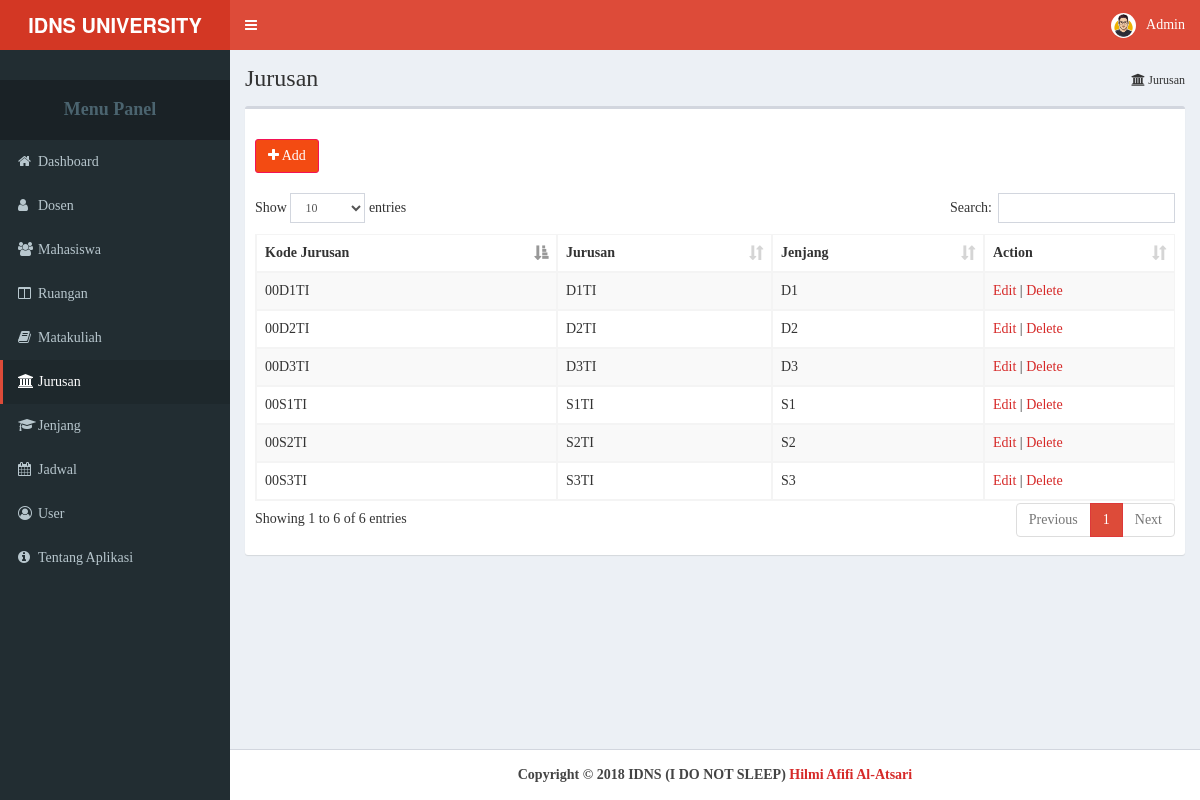
The app's page /assets/users/admin/jurusan.php (signed in) with its own data.
### tables this page shows
CREATE TABLE `jurusan` (
  `Kode_Jurusan` varchar(50) NOT NULL,
  `Nama_Jurusan` varchar(50) NOT NULL,
  `Kode_Jenjang_Jrs` varchar(50) NOT NULL
);

CREATE TABLE `jenjang` (
  `Kode_Jenjang` varchar(50) NOT NULL,
  `Nama_Jenjang` varchar(50) NOT NULL
);

### assets/users/admin/jurusan.php (the view, shortened to what this page needs)
<?php
include "../../control/connect.php";
?>
<!DOCTYPE html>
<html>
<head>
<?php
		include "bundle_css.php";
	?>
</head>
<body class="hold-transition skin-red sidebar-mini">
<div class=wrapper>
<?php
        include 'content_header.php';
       ?>
<aside class=main-sidebar>
<section class=sidebar>
<div class=user-panel>
</div>
<ul class=sidebar-menu>
<li class=header><h4><b><center>Menu Panel</center></b></h4></li>
<li><a href=index.php><i class="fa fa-home"></i><span>Dashboard</span></a></li>
<li><a href=dosen.php><i class="fa fa-user"></i><span>Dosen</span></a></li>
<li><a href=mahasiswa.php><i class="fa fa-users"></i><span>Mahasiswa</span></a></li>
<li><a href=ruangan.php><i class="fa fa-columns"></i><span>Ruangan</span></a></li>
<li><a href=matakuliah.php><i class="fa fa-book"></i><span>Matakuliah</span></a></li>
<li class=active><a href=jurusan.php><i class="fa fa-university"></i><span>Jurusan</span></a></li>
<li><a href=jenjang.php><i class="fa fa-graduation-cap"></i><span>Jenjang</span></a></li>
<li><a href=jadwal.php><i class="fa fa-calendar"></i><span>Jadwal</span></a></li>
<li><a href=user.php><i class="fa fa-user-circle-o"></i><span>User</span></a></li>
<li><a href=about.php><i class="fa fa-info-circle"></i><span>Tentang Aplikasi</span></a></li>
</ul>
</section>
</aside>
<div class=content-wrapper>
<section class=content-header>
<h1>
Jurusan
</h1>
<ol class=breadcrumb>
<li><i class="fa fa-university"></i> Jurusan</li>
</ol>
</section>
<section class=content>
<div class=row>
<div class=col-xs-12>
<div class=box>
<div class=box-header>
</div>
<div class=box-body>
<a href=#><button class="btn btn-success" type=button data-target=#ModalAdd data-toggle=modal><i class="fa fa-plus"></i> Add</button></a>
<br></br>
<table id=data class="table table-bordered table-striped table-scalable">
<?php
							include "dt_jurusan.php";
						?>
</table>
</div>
</div>
</div>
</div>
</section>
</div>
<?php
		include	"content_footer.php";
	?>
</div>
</body>
</html>

### assets/users/admin/dt_jurusan.php (shortened to what this page needs)
<thead>
<tr>
<th>Kode Jurusan</th>
<th>Jurusan</th>
<th>Jenjang</th>
<th>Action</th>
</tr>
</thead>
<tbody>
<?php
						$queryjurusan = mysqli_query ($konek, "SELECT Kode_Jurusan, Nama_Jurusan, Kode_Jenjang_Jrs, Kode_Jenjang, Nama_Jenjang FROM jurusan INNER JOIN jenjang ON Kode_Jenjang_Jrs = Kode_Jenjang");
						while ($jurusan = mysqli_fetch_array ($queryjurusan)){
							echo "
								<tr>
									<td>$jurusan[Kode_Jurusan]</td>
									<td>$jurusan[Nama_Jurusan]</td>
									<td>$jurusan[Nama_Jenjang]</td>
									<td>
										<a href='#' class='open_modal' id='$jurusan[Kode_Jurusan]'>Edit</a> |
										<a href='#' onClick='confirm_delete(\"jurusan_delete.php?Kode_Jurusan=$jurusan[Kode_Jurusan]\")'>Delete</a>
									</td>
								</tr>";
						}
					?>
</tbody>

### assets/setting/_all-skins.css (style rules this page uses)
.skin-red .content-header { background: transparent; }
.skin-red .wrapper, .skin-red .main-sidebar, .skin-red .left-side { background-color: #222d32; }
.skin-red .sidebar-menu > li.header { color: #4b646f; background: #1a2226; }
.skin-red .sidebar-menu > li > a { border-left: 3px solid transparent; }
.skin-red .sidebar-menu > li:hover > a, .skin-red .sidebar-menu > li.active > a { color: #ffffff; background: #1e282c; border-left-color: #dd4b39; }
.skin-red .sidebar a { color: #b8c7ce; }

### records on screen
jurusan: Kode_Jurusan "00D1TI", Nama_Jurusan "D1TI", Kode_Jenjang_Jrs.Nama_Jenjang "D1"
jurusan: Kode_Jurusan "00D2TI", Nama_Jurusan "D2TI", Kode_Jenjang_Jrs.Nama_Jenjang "D2"
jurusan: Kode_Jurusan "00D3TI", Nama_Jurusan "D3TI", Kode_Jenjang_Jrs.Nama_Jenjang "D3"
jurusan: Kode_Jurusan "00S1TI", Nama_Jurusan "S1TI", Kode_Jenjang_Jrs.Nama_Jenjang "S1"
jurusan: Kode_Jurusan "00S2TI", Nama_Jurusan "S2TI", Kode_Jenjang_Jrs.Nama_Jenjang "S2"
jurusan: Kode_Jurusan "00S3TI", Nama_Jurusan "S3TI", Kode_Jenjang_Jrs.Nama_Jenjang "S3"

### other values on screen
$_SESSION["Username"] "Admin"
